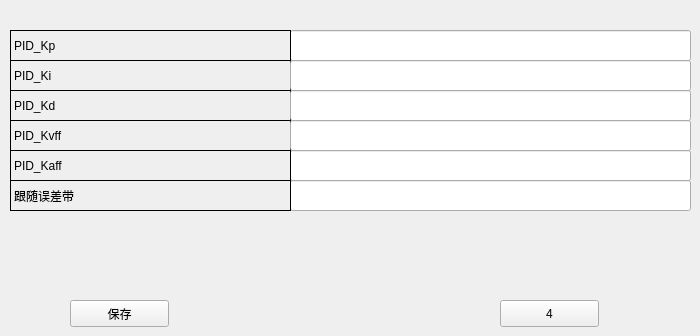
      <widget class="QWidget" name="page_32">
       <widget class="QPushButton" name="pushButton_78">
        <property name="geometry">
         <rect>
          <x>500</x>
          <y>300</y>
          <width>99</width>
          <height>27</height>
         </rect>
        </property>
        <property name="text">
         <string>4</string>
        </property>
       </widget>
       <widget class="QLineEdit" name="lineEdit_203">
        <property name="geometry">
         <rect>
          <x>290</x>
          <y>30</y>
          <width>401</width>
          <height>31</height>
         </rect>
        </property>
       </widget>
       <widget class="QLabel" name="label_258">
        <property name="geometry">
         <rect>
          <x>10</x>
          <y>60</y>
          <width>281</width>
          <height>31</height>
         </rect>
        </property>
        <property name="frameShape">
         <enum>QFrame::Panel</enum>
        </property>
        <property name="text">
         <string>PID_Ki</string>
        </property>
       </widget>
       <widget class="QLabel" name="label_259">
        <property name="geometry">
         <rect>
          <x>10</x>
          <y>90</y>
          <width>281</width>
          <height>31</height>
         </rect>
        </property>
        <property name="frameShape">
         <enum>QFrame::Panel</enum>
        </property>
        <property name="text">
         <string>PID_Kd</string>
        </property>
       </widget>
       <widget class="QLineEdit" name="lineEdit_204">
        <property name="geometry">
         <rect>
          <x>290</x>
          <y>150</y>
          <width>401</width>
          <height>31</height>
         </rect>
        </property>
       </widget>
       <widget class="QLineEdit" name="lineEdit_205">
        <property name="geometry">
         <rect>
          <x>290</x>
          <y>180</y>
          <width>401</width>
          <height>31</height>
         </rect>
        </property>
       </widget>
       <widget class="QLineEdit" name="lineEdit_206">
        <property name="geometry">
         <rect>
          <x>290</x>
          <y>60</y>
          <width>401</width>
          <height>31</height>
         </rect>
        </property>
       </widget>
       <widget class="QLabel" name="label_260">
        <property name="geometry">
         <rect>
          <x>10</x>
          <y>120</y>
          <width>281</width>
          <height>31</height>
         </rect>
        </property>
        <property name="frameShape">
         <enum>QFrame::Panel</enum>
        </property>
        <property name="text">
         <string>PID_Kvff</string>
        </property>
       </widget>
       <widget class="QLabel" name="label_261">
        <property name="geometry">
         <rect>
          <x>10</x>
          <y>150</y>
          <width>281</width>
          <height>31</height>
         </rect>
        </property>
        <property name="frameShape">
         <enum>QFrame::Panel</enum>
        </property>
        <property name="text">
         <string>PID_Kaff</string>
        </property>
       </widget>
       <widget class="QLineEdit" name="lineEdit_207">
        <property name="geometry">
         <rect>
          <x>290</x>
          <y>90</y>
          <width>401</width>
          <height>31</height>
         </rect>
        </property>
       </widget>
       <widget class="QLineEdit" name="lineEdit_208">
        <property name="geometry">
         <rect>
          <x>290</x>
          <y>120</y>
          <width>401</width>
          <height>31</height>
         </rect>
        </property>
       </widget>
       <widget class="QLabel" name="label_262">
        <property name="geometry">
         <rect>
          <x>10</x>
          <y>180</y>
          <width>281</width>
          <height>31</height>
         </rect>
        </property>
        <property name="frameShape">
         <enum>QFrame::Panel</enum>
        </property>
        <property name="text">
         <string>跟随误差带</string>
        </property>
       </widget>
       <widget class="QPushButton" name="pushButton_79">
        <property name="geometry">
         <rect>
          <x>70</x>
          <y>300</y>
          <width>99</width>
          <height>27</height>
         </rect>
        </property>
        <property name="text">
         <string>保存</string>
        </property>
       </widget>
       <widget class="QLabel" name="label_263">
        <property name="geometry">
         <rect>
          <x>10</x>
          <y>30</y>
          <width>281</width>
          <height>31</height>
         </rect>
        </property>
        <property name="frameShape">
         <enum>QFrame::Panel</enum>
        </property>
        <property name="text">
         <string>PID_Kp</string>
        </property>
       </widget>
      </widget>
